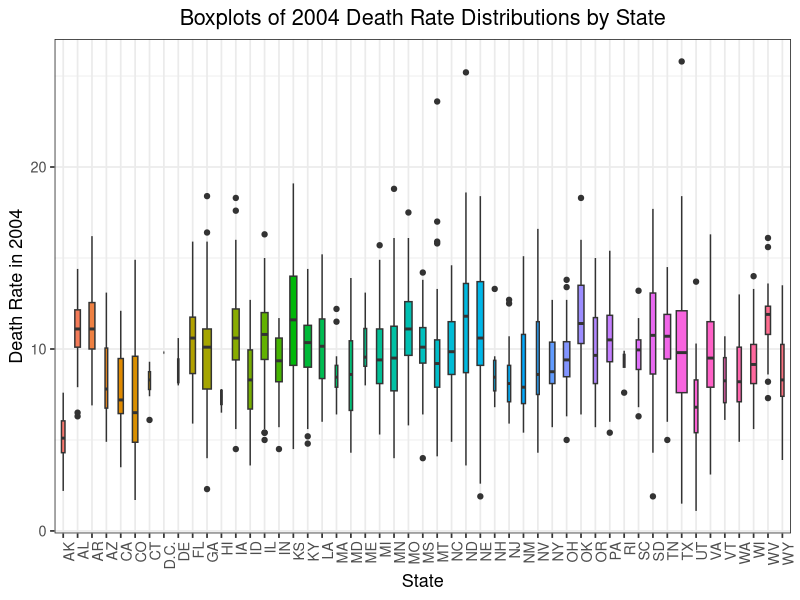
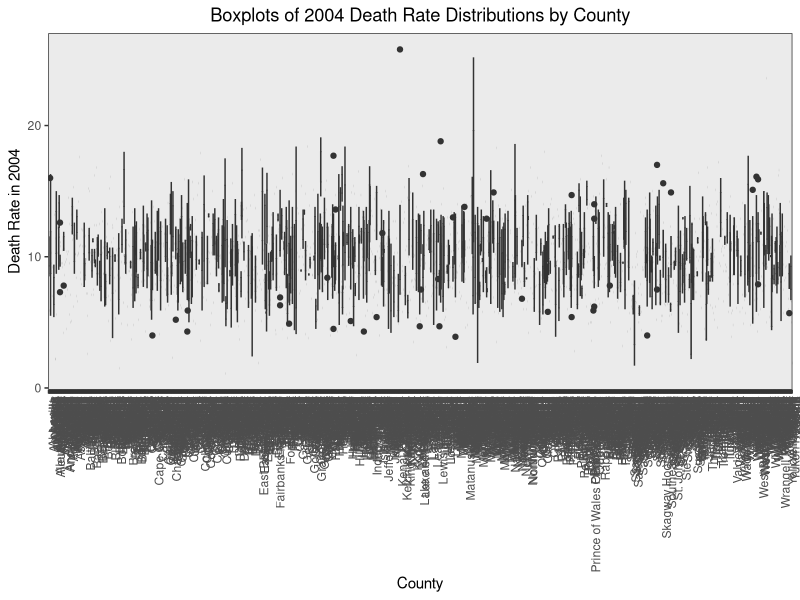
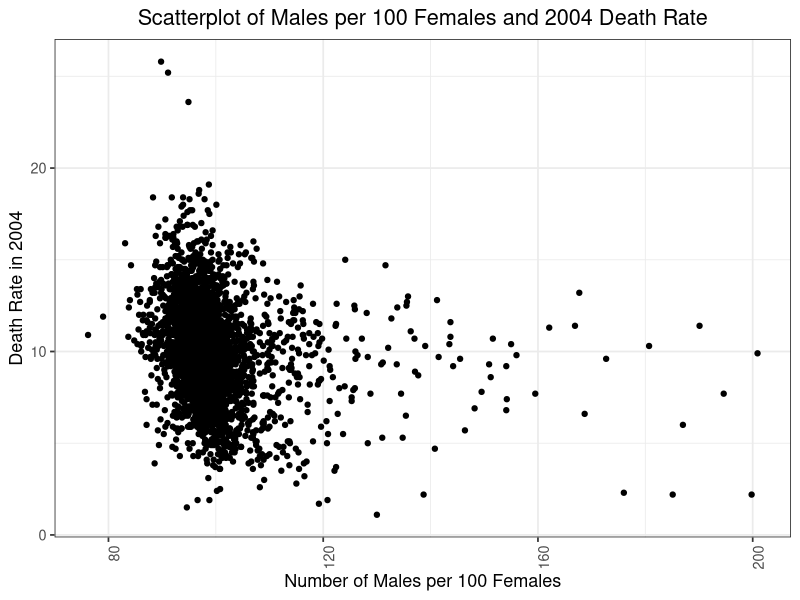
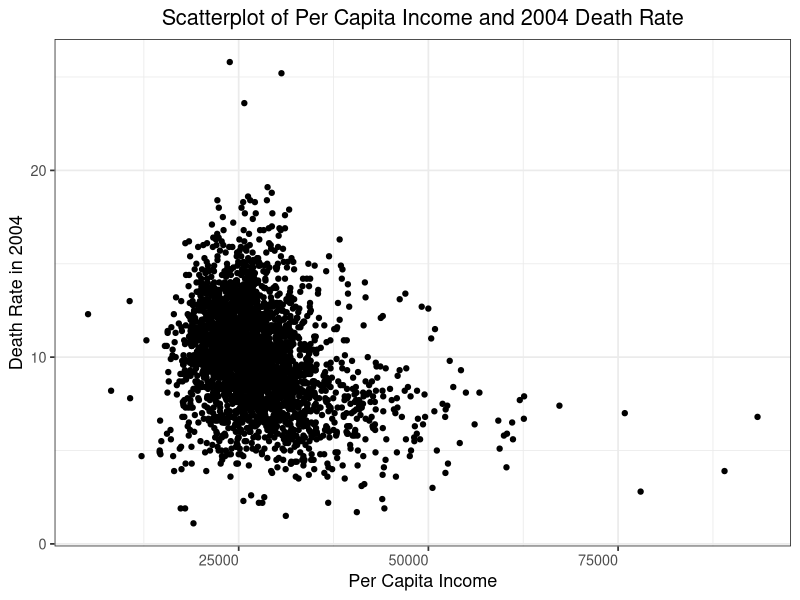
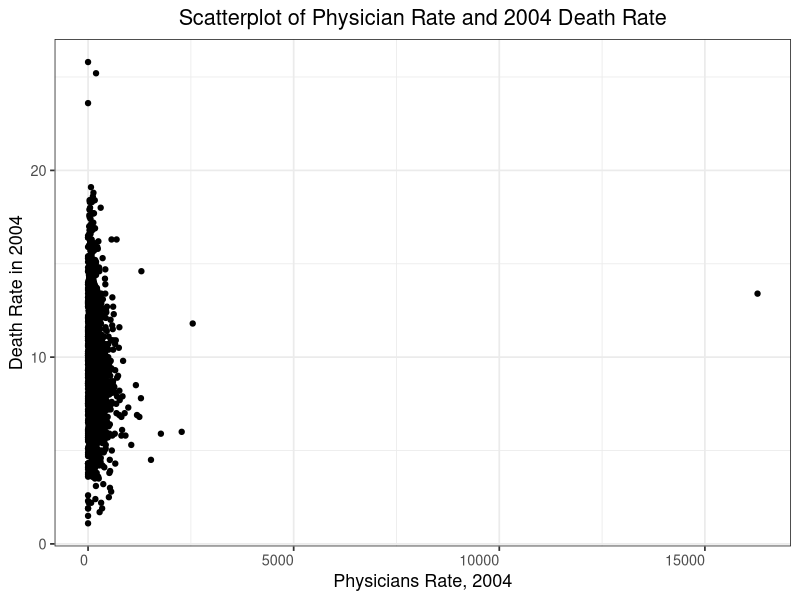
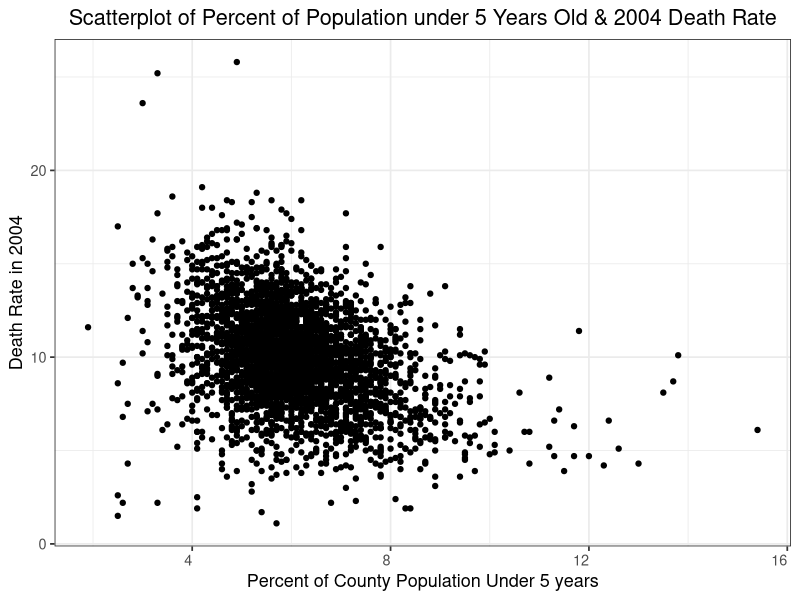
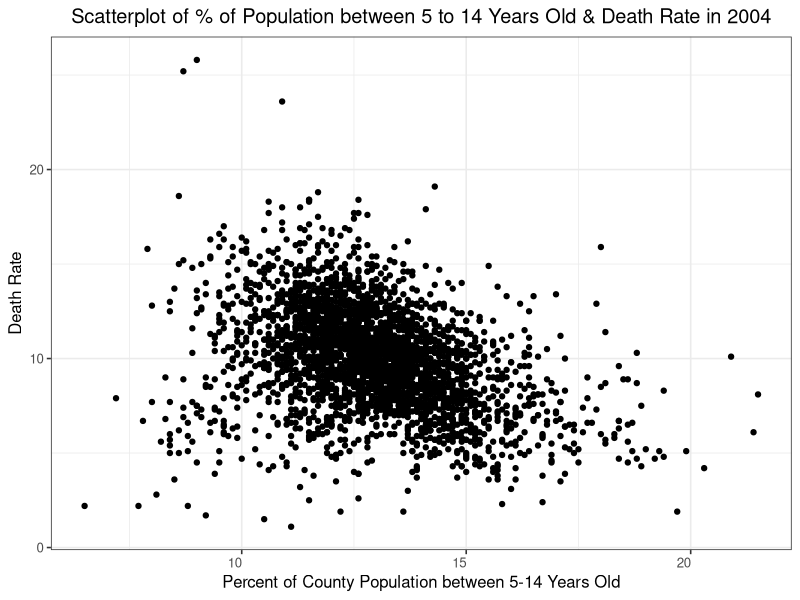
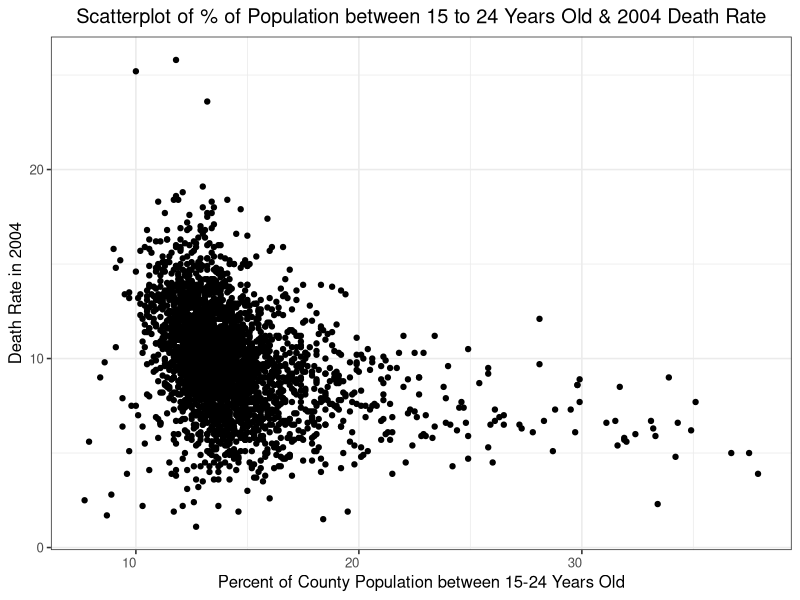

These charts were generated, in order, by the following R code:
## ---- chunk 1
knitr::opts_chunk$set(echo = FALSE)

library(tidyverse)
library(nlme)
library(psych)
## ---- chunk 2
# setwd("~/College Assignments/Fall 2022/STAT 448/Project")
death.dat <- read_csv("data/FinalProjectData.csv")
summary(death.dat)

## Renaming Variables
colnames(death.dat)[8] = "under.5.years"
colnames(death.dat)[23] = "sex"
colnames(death.dat)[3] = "number.of.physicians"
colnames(death.dat)[24] = "physician.rate"
names(death.dat)

### Removing Row 95 (which is empty)
death.dat <- death.dat[-95, ]

### Renaming Some Counties and States
death.dat[318, 1] <- "D.C."
death.dat[318, 2] <- "D.C."

### replace "NA" with "x" in county names
death.dat[66, 1] <- "Wilcox"
death.dat[112, 1] <- "Baxter"
death.dat[310, 1] <- "Middlesex"
death.dat[317, 1] <- "Sussex"
death.dat[332, 1] <- "Dixie"
death.dat[541, 1] <- "Wilcox"
death.dat[595, 1] <- "Alexander"
death.dat[641, 1] <- "Knox"
death.dat[737, 1] <- "Knox"
death.dat[871, 1] <- "Sioux"
death.dat[1052, 1] <- "Knox"
death.dat[1182, 1] <- "Knox"
death.dat[1184, 1] <- "Oxford"
death.dat[1220, 1] <- "Essex"
death.dat[1224, 1] <- "Middlesex"
death.dat[1244, 1] <- "Charleviox"
death.dat[1312, 1] <- "Wexford"
death.dat[1451, 1] <- "Noxubee"
death.dat[1533, 1] <- "Knox"
death.dat[1588, 1] <- "Texas"
death.dat[1651, 1] <- "Wiboux"
death.dat[1660, 1] <- "Box Butte"
death.dat[1672, 1] <- "Colfax"
death.dat[1681, 1] <- "Dixon"
death.dat[1707, 1] <- "Knox"
death.dat[1736, 1] <- "Sioux"
death.dat[1780, 1] <- "Essex"
death.dat[1785, 1] <- "Middlesex"
death.dat[1792, 1] <- "Sussex"
death.dat[1799, 1] <- "Colfax"
death.dat[1830, 1] <- "Bronx"
death.dat[1843, 1] <- "Essex"
death.dat[1891, 1] <- "Alexander"
death.dat[1931, 1] <- "Halifax"
death.dat[2032, 1] <- "Sioux"
death.dat[2084, 1] <- "Knox"
death.dat[2200, 1] <- "Texas"
death.dat[2347, 1] <- "Lexington"
death.dat[2372, 1] <- "Charles Mix"
death.dat[2474, 1] <- "Knox"
death.dat[2537, 1] <- "Bexar"
death.dat[2660, 1] <- "Knox"
death.dat[2778, 1] <- "Box Elder"
death.dat[2810, 1] <- "Essex"
death.dat[2825, 1] <- "Appomattox"
death.dat[2847, 1] <- "Essex"
death.dat[2848, 1] <- "Fairfax"
death.dat[2860, 1] <- "Halifax"
death.dat[2878, 1] <- "Middlesex"
death.dat[2907, 1] <- "Sussex"
death.dat[2915, 1] <- "Alexandria"
death.dat[2926, 1] <- "Fairfax"
death.dat[2930, 1] <- "Galax"
death.dat[2934, 1] <- "Lexington"
death.dat[2998, 1] <- "Braxton"
death.dat[3105, 1] <- "St. Croix"

### replace "0.01" with "z" in county names
death.dat[90, 1] <- "Valdez Cordova"
death.dat[101, 1] <- "La Paz"
death.dat[142, 1] <- "Izard"
death.dat[285, 1] <- "Montezuma"
death.dat[584, 1] <- "Nez Perce"
death.dat[683, 1] <- "Tazewell"
death.dat[773, 1] <- "Switzerland"
death.dat[1239, 1] <- "Switzerland"
death.dat[1268, 1] <- "Kalamazoo"
death.dat[1481, 1] <- "Yazoo"
death.dat[1558, 1] <- "Ozark"
death.dat[2016, 1] <- "McKenzie"
death.dat[2048, 1] <- "Auglaize"
death.dat[2283, 1] <- "Luzerne"
death.dat[2427, 1] <- "ziebach"
death.dat[2542, 1] <- "Brazoria"
death.dat[2543, 1] <- "Brazos"
death.dat[2607, 1] <- "Garza"
death.dat[2611, 1] <- "Gonzales"
death.dat[2756, 1] <- "Van zandt"
death.dat[2775, 1] <- "Zapata"
death.dat[2776, 1] <- "Zavala"
death.dat[2908, 1] <- "Tazewell"
death.dat[2963, 1] <- "Cowlitz"
death.dat[3046, 1] <- "Wetzel"
death.dat[3095, 1] <- "Ozaukee"

death.dat$County <- gsub("0"," ", death.dat$County)

## Changing County and State to Factors
death.dat$County <- as.factor(death.dat$County)
death.dat$State <- as.factor(death.dat$State)

## Removing Commas from Data Entries
death.dat$income <- gsub(",","", death.dat$income)

## Changing Vars to Numeric Type
names <- c("death.rate", "income", "under.5.years", "prc.5.14.years", "prc.15.24.years",
           "prc.25.34.years", "prc.35.44.years", "prc.45.54.years", "prc.55.64.years", 
           "prc.65.74.years", "prc.75plus.years", "sex", "nh.o.pi",  
           "african.american", "ai.and.an", "hispanic.or.latino", "white", 
           "asian", "physician.rate", "popdensity")
death.dat[,names] <- lapply(death.dat[ , names], as.double)


summary(death.dat)
# Yellowstone National Park, MT no data
# Clifton Forge, VA all value missing except total persons
# South Boston, VA no data
# lots of income data missing for many counties in VA

death.eda <- death.dat

# Another weird county: Kalawao, HI
death.dat[547,]
# this is suspicious so we are going to exclude it
death.dat <- death.dat[-547,]

death.dat <- na.omit(death.dat)
## ---- chunk 3
ggplot(death.dat) + 
  geom_boxplot(aes(x = State, y = death.rate, fill = State), varwidth = T) + 
  xlab("State") + 
  ylab("Death Rate in 2004") + 
  ggtitle("Boxplots of 2004 Death Rate Distributions by State") +
  theme_bw(base_size = 13) +  # Makes font size bigger
  theme(plot.title = element_text(hjust = 0.5),
        axis.text.x = element_text(angle = 90, hjust = 1),
        legend.position = "none") 
  
ggplot(death.dat) + 
  geom_boxplot(aes(x = County, y = death.rate), varwidth = T) + 
  xlab("County") + 
  ylab("Death Rate in 2004") + 
  ggtitle("Boxplots of 2004 Death Rate Distributions by County") +
  theme_bw() +
  theme(plot.title = element_text(hjust = 0.5),
        axis.text.x = element_text(angle = 90, hjust = 1),
        legend.position = "none") 

ggplot(death.dat, aes(x=sex, y=death.rate)) + 
  geom_point() + 
  xlab("Number of Males per 100 Females") + 
  ylab("Death Rate in 2004") + 
  ggtitle("Scatterplot of Males per 100 Females and 2004 Death Rate") +
  theme_bw(base_size = 13) +  # Makes font size bigger
  theme(plot.title = element_text(hjust = 0.5),
        axis.text.x = element_text(angle = 90, hjust = 1)) 

ggplot(death.dat, aes(x=income, y=death.rate)) + 
  geom_point() + 
  xlab("Per Capita Income") + 
  ylab("Death Rate in 2004") +
  ggtitle("Scatterplot of Per Capita Income and 2004 Death Rate") +
  theme_bw(base_size = 13) +  # Makes font size bigger
  theme(plot.title = element_text(hjust = 0.5),
        axis.text.x = element_text(hjust = 1)) 

ggplot(death.dat, aes(x=physician.rate, y=death.rate)) + 
  geom_point() + 
  xlab("Physicians Rate, 2004") + 
  ylab("Death Rate in 2004") +
  ggtitle("Scatterplot of Physician Rate and 2004 Death Rate") +
  theme_bw(base_size = 13) +  # Makes font size bigger
  theme(plot.title = element_text(hjust = 0.5),
        axis.text.x = element_text(hjust = 1)) 

ggplot(death.dat, aes(x=under.5.years, y=death.rate)) + 
  geom_point() + 
  xlab("Percent of County Population Under 5 years") + 
  ylab("Death Rate in 2004") +
  ggtitle("Scatterplot of Percent of Population under 5 Years Old & 2004 Death Rate") +
  theme_bw(base_size = 13) +  # Makes font size bigger
  theme(plot.title = element_text(hjust = 0.5),
        axis.text.x = element_text(hjust = 1)) 

ggplot(death.dat, aes(x=prc.5.14.years, y=death.rate)) + 
  geom_point() + 
  xlab("Percent of County Population between 5-14 Years Old") + 
  ylab("Death Rate") +
  ggtitle("Scatterplot of % of Population between 5 to 14 Years Old & Death Rate in 2004") +
  theme_bw(base_size = 12) +  # Makes font size bigger
  theme(plot.title = element_text(hjust = 0.5),
        axis.text.x = element_text(hjust = 1)) 

ggplot(death.dat, aes(x=prc.15.24.years, y=death.rate)) + 
  geom_point() + 
  xlab("Percent of County Population between 15-24 Years Old") + 
  ylab("Death Rate in 2004") +
  ggtitle("Scatterplot of % of Population between 15 to 24 Years Old & 2004 Death Rate") +
  theme_bw(base_size = 12) +  # Makes font size bigger
  theme(plot.title = element_text(hjust = 0.5),
        axis.text.x = element_text(hjust = 1)) 


ggplot(death.dat, aes(x=prc.25.34.years, y=death.rate)) + 
  geom_point()  + 
  xlab("Percent of County Population between 25-34 Years Old") + 
  ylab("Death Rate in 2004") +
  ggtitle("Scatterplot of % of Population between 25 to 34 Years Old & 2004 Death Rate") +
  theme_bw(base_size = 12) +  # Makes font size bigger
  theme(plot.title = element_text(hjust = 0.5),
        axis.text.x = element_text(hjust = 1)) 

ggplot(death.dat, aes(x=prc.35.44.years, y=death.rate)) + 
  geom_point()+ 
  xlab("Percent of County Population between 35-44 Years Old") + 
  ylab("Death Rate in 2004") +
  ggtitle("Scatterplot of % of Population between 35 to 44 Years Old & 2004 Death Rate") +
  theme_bw(base_size = 12) +  # Makes font size bigger
  theme(plot.title = element_text(hjust = 0.5),
        axis.text.x = element_text(hjust = 1))  

ggplot(death.dat, aes(x=prc.45.54.years, y=death.rate)) + 
  geom_point() + 
  xlab("Percent of County Population between 45-54 Years Old") + 
  ylab("Death Rate in 2004") +
  ggtitle("Scatterplot of % of Population between 45 to 54 Years Old & 2004 Death Rate") +
  theme_bw(base_size = 12) +  # Makes font size bigger
  theme(plot.title = element_text(hjust = 0.5),
        axis.text.x = element_text(hjust = 1)) 

ggplot(death.dat, aes(x=prc.55.64.years, y=death.rate)) + 
  geom_point() + 
  xlab("Percent of County Population between 55-64 Years Old") + 
  ylab("Death Rate in 2004") +
  ggtitle("Scatterplot of % of Population between 55 to 64 Years Old & 2004 Death Rate") +
  theme_bw(base_size = 12) +  # Makes font size bigger
  theme(plot.title = element_text(hjust = 0.5),
        axis.text.x = element_text(hjust = 1)) 

ggplot(death.dat, aes(x=prc.65.74.years, y=death.rate)) + 
  geom_point()+ 
  xlab("Percent of County Population between 65-74 Years Old") + 
  ylab("Death Rate in 2004") +
  ggtitle("Scatterplot of % of Population between 65 to 74 Years Old & 2004 Death Rate") +
  theme_bw(base_size = 12) +  # Makes font size bigger
  theme(plot.title = element_text(hjust = 0.5),
        axis.text.x = element_text(hjust = 1)) 

ggplot(death.dat, aes(x=prc.75plus.years, y=death.rate)) + 
  geom_point() + 
  xlab("Percent of County Population 75+ Years Old") + 
  ylab("Death Rate") +
  ggtitle("Scatterplot of % of Population 75+ Years Old & Death Rate in 2004") +
  theme_bw(base_size = 12) +  # Makes font size bigger
  theme(plot.title = element_text(hjust = 0.5),
        axis.text.x = element_text(hjust = 1)) 


ggplot(death.dat, aes(x=ai.and.an, y=death.rate, col = State)) + 
  geom_point(alpha = 0.4) + 
  xlab("% of County Population that identifies as American Indian/Alkasan Native") + 
  ylab("Death Rate in 2004")+
  ggtitle("% of Population that is American Indian/Alkasan Native & Death Rate") +
  theme_bw(base_size = 12) +  # Makes font size bigger
  theme(plot.title = element_text(hjust = 0.5),
        axis.text.x = element_text(hjust = 1)) 

ggplot(death.dat, aes(x=white, y=death.rate, col = State)) + 
  geom_point(alpha = 0.4) + 
  xlab("Percent of County Population that identifies as White") + 
  ylab("Death Rate in 2004")+
  ggtitle("% of Population that is White & 2004 Death Rate") +
  theme_bw(base_size = 12) +  # Makes font size bigger
  theme(plot.title = element_text(hjust = 0.5),
        axis.text.x = element_text(hjust = 1)) 

ggplot(death.dat, aes(x=african.american, y=death.rate, col = State)) + 
  geom_point(alpha = 0.4) + 
  xlab("Percent of County Population that identifies as African American") + 
  ylab("Death Rate in 2004")+
  ggtitle("% of Population that is African American & 2004 Death Rate") +
  theme_bw(base_size = 12) +  # Makes font size bigger
  theme(plot.title = element_text(hjust = 0.5),
        axis.text.x = element_text(hjust = 1))  

ggplot(death.dat, aes(x=hispanic.or.latino, y=death.rate, col = State)) + 
  geom_point(alpha = 0.4) + 
  xlab("Percent of County Population that identifies as Hispanic or Latino") + 
  ylab("Death Rate in 2004")+
  ggtitle("% of Population that is Hispanic or Latino & 2004 Death Rate") +
  theme_bw(base_size = 12) +  # Makes font size bigger
  theme(plot.title = element_text(hjust = 0.5),
        axis.text.x = element_text(hjust = 1))


ggplot(death.dat, aes(x=nh.o.pi, y=death.rate, col = State)) + 
  geom_point(alpha = 0.4) + 
  xlab("Percent of County Pop that identifies as Native Hawaiian/Other/Pacific Islander") + 
  ylab("Death Rate in 2004")+
  ggtitle("% of Population that is Native Hawaiian/Other/Pacific Islander & 2004 Death Rate") +
  theme_bw(base_size = 12) +  # Makes font size bigger
  theme(plot.title = element_text(hjust = 0.5),
        axis.text.x = element_text(hjust = 1))



# Tally of Number of Counties in each State
summary(death.eda$State)


# Scatterplot Correlation Matrix
deathsub <- select(death.dat, death.rate, physician.rate, income, white,
                   african.american, hispanic.or.latino,  asian, ai.and.an, nh.o.pi)
pairs.panels(deathsub, 
             method = "pearson", # correlation method
             hist.col = "#00AFBB",
             density = TRUE,  # show density plots
             ellipses = FALSE
             )

## ---- chunk 4
## First Scaling Some Variables

death.dat$income <- as.numeric(scale(death.dat$income))


## Now fitting the Beyond Optimal Model

m1.gls <- gls(death.rate ~ physician.rate + income + under.5.years + popdensity +
           prc.5.14.years + prc.15.24.years + prc.25.34.years + prc.35.44.years + 
           prc.45.54.years + prc.55.64.years + prc.65.74.years + prc.75plus.years + 
           white + african.american + asian + ai.and.an + nh.o.pi + hispanic.or.latino + 
           sex + physician.rate*white + physician.rate*african.american +
           physician.rate*asian + physician.rate*ai.and.an + physician.rate*nh.o.pi + 
           physician.rate*hispanic.or.latino + income*physician.rate,
           data = death.dat, 
           method = "REML", 
          na.action=na.omit)

summary(m1.gls)
## ---- chunk 5
m2 <- lme(death.rate ~ physician.rate + income + under.5.years + popdensity +
           prc.5.14.years + prc.15.24.years + prc.25.34.years + prc.35.44.years + 
           prc.45.54.years + prc.55.64.years + prc.65.74.years + prc.75plus.years + 
           white + african.american + asian + ai.and.an + nh.o.pi + hispanic.or.latino + 
           sex + physician.rate*white + physician.rate*african.american +
           physician.rate*asian + physician.rate*ai.and.an + physician.rate*nh.o.pi + 
           physician.rate*hispanic.or.latino + income*physician.rate,
          random = list(~ 1 | State), 
          data= death.dat, na.action=na.omit)

summary(m2)

# m3 <- lme(death.rate ~ physician.rate + income + under.5.years + popdensity +
#           prc.5.14.years + prc.15.24.years + prc.25.34.years + prc.35.44.years + 
#           prc.45.54.years + prc.55.64.years + prc.65.74.years + prc.75plus.years + 
#           white + african.american + asian + ai.and.an + nh.o.pi + hispanic.or.latino + 
#           sex + physician.rate*white + physician.rate*african.american +
#           physician.rate*asian + physician.rate*ai.and.an + physician.rate*nh.o.pi + 
#           physician.rate*hispanic.or.latino + income*physician.rate,
#          random = list(~ 1 | State, ~1 | County), 
#          data= death.dat, na.action=na.omit)

# summary(m3)

anova(m1.gls, m2)
## ---- chunk 6
mem1 <- lme(death.rate ~ physician.rate + income + under.5.years + popdensity +
           prc.5.14.years + prc.15.24.years + prc.25.34.years + prc.35.44.years + 
           prc.45.54.years + prc.55.64.years + prc.65.74.years + prc.75plus.years + 
           white + african.american + asian + ai.and.an + nh.o.pi + hispanic.or.latino + 
           sex + physician.rate*white + physician.rate*african.american +
           physician.rate*asian + physician.rate*ai.and.an + physician.rate*nh.o.pi + 
           physician.rate*hispanic.or.latino + income*physician.rate,
          random = list(~ 1 | State), 
          method = "ML",
          data= death.dat, 
          na.action=na.omit)

summary(mem1)


#remove popdensity
mem2 <- lme(death.rate ~ physician.rate + income + under.5.years + 
           prc.5.14.years + prc.15.24.years + prc.25.34.years + prc.35.44.years + 
           prc.45.54.years + prc.55.64.years + prc.65.74.years + prc.75plus.years + 
           white + african.american + asian + ai.and.an + nh.o.pi + hispanic.or.latino + 
           sex + physician.rate*white + physician.rate*african.american +
           physician.rate*asian + physician.rate*ai.and.an + physician.rate*nh.o.pi + 
           physician.rate*hispanic.or.latino + income*physician.rate,
          random = list(~ 1 | State), 
          method = "ML",
          data= death.dat, 
          na.action=na.omit)

summary(mem2)


#remove under.5.years
mem3 <- lme(death.rate ~ physician.rate + income + 
           prc.5.14.years + prc.15.24.years + prc.25.34.years + prc.35.44.years + 
           prc.45.54.years + prc.55.64.years + prc.65.74.years + prc.75plus.years + 
           white + african.american + asian + ai.and.an + nh.o.pi + hispanic.or.latino + 
           sex + physician.rate*white + physician.rate*african.american +
           physician.rate*asian + physician.rate*ai.and.an + physician.rate*nh.o.pi + 
           physician.rate*hispanic.or.latino + income*physician.rate,
          random = list(~ 1 | State), 
          method = "ML",
          data= death.dat, 
          na.action=na.omit)

summary(mem3)


#remove physician.rate:nh.o.pi
mem4 <- lme(death.rate ~ physician.rate + income + 
           prc.5.14.years + prc.15.24.years + prc.25.34.years + prc.35.44.years + 
           prc.45.54.years + prc.55.64.years + prc.65.74.years + prc.75plus.years + 
           white + african.american + asian + ai.and.an + nh.o.pi + hispanic.or.latino + 
           sex + physician.rate*white + physician.rate*african.american +
           physician.rate*asian + physician.rate*ai.and.an + 
           physician.rate*hispanic.or.latino + income*physician.rate,
          random = list(~ 1 | State), 
          method = "ML",
          data= death.dat, 
          na.action=na.omit)

summary(mem4)


#remove physician.rate:hispanic.or.latino
mem5 <- lme(death.rate ~ physician.rate + income + 
           prc.5.14.years + prc.15.24.years + prc.25.34.years + prc.35.44.years + 
           prc.45.54.years + prc.55.64.years + prc.65.74.years + prc.75plus.years + 
           white + african.american + asian + ai.and.an + nh.o.pi + hispanic.or.latino + 
           sex + physician.rate*white + physician.rate*african.american +
           physician.rate*asian + physician.rate*ai.and.an + 
           income*physician.rate,
          random = list(~ 1 | State), 
          method = "ML",
          data= death.dat, 
          na.action=na.omit)

summary(mem5)


#remove physician.rate:ai.and.an
mem6 <- lme(death.rate ~ physician.rate + income + 
           prc.5.14.years + prc.15.24.years + prc.25.34.years + prc.35.44.years + 
           prc.45.54.years + prc.55.64.years + prc.65.74.years + prc.75plus.years + 
           white + african.american + asian + ai.and.an + nh.o.pi + hispanic.or.latino + 
           sex + physician.rate*white + physician.rate*african.american +
           physician.rate*asian + income*physician.rate,
          random = list(~ 1 | State), 
          method = "ML",
          data= death.dat, 
          na.action=na.omit)

summary(mem6)


#remove physician.rate:white
mem7 <- lme(death.rate ~ physician.rate + income + 
           prc.5.14.years + prc.15.24.years + prc.25.34.years + prc.35.44.years + 
           prc.45.54.years + prc.55.64.years + prc.65.74.years + prc.75plus.years + 
           white + african.american + asian + ai.and.an + nh.o.pi + hispanic.or.latino + 
           sex + physician.rate*african.american +
           physician.rate*asian + income*physician.rate,
          random = list(~ 1 | State), 
          method = "ML",
          data= death.dat, 
          na.action=na.omit)

summary(mem7)


#remove physician.rate:asian
mem8 <- lme(death.rate ~ physician.rate + income + 
           prc.5.14.years + prc.15.24.years + prc.25.34.years + prc.35.44.years + 
           prc.45.54.years + prc.55.64.years + prc.65.74.years + prc.75plus.years + 
           white + african.american + asian + ai.and.an + nh.o.pi + hispanic.or.latino + 
           sex + physician.rate*african.american + income*physician.rate,
          random = list(~ 1 | State), 
          method = "ML",
          data = death.dat, 
          na.action=na.omit)

summary(mem8)


#remove white
mem9 <- lme(death.rate ~ physician.rate + income + 
           prc.5.14.years + prc.15.24.years + prc.25.34.years + prc.35.44.years + 
           prc.45.54.years + prc.55.64.years + prc.65.74.years + prc.75plus.years + 
           african.american + asian + ai.and.an + nh.o.pi + hispanic.or.latino + 
           sex + physician.rate*african.american + income*physician.rate,
          random = list(~ 1 | State), 
          method = "ML",
          data = death.dat, 
          na.action=na.omit)

summary(mem9)


#remove nh.o.pi
mem10 <- lme(death.rate ~ physician.rate + income + 
           prc.5.14.years + prc.15.24.years + prc.25.34.years + prc.35.44.years + 
           prc.45.54.years + prc.55.64.years + prc.65.74.years + prc.75plus.years + 
           african.american + asian + ai.and.an + hispanic.or.latino + 
           sex + physician.rate*african.american + income*physician.rate,
          random = list(~ 1 | State), 
          method = "ML",
          data = death.dat, 
          na.action=na.omit)

summary(mem10)



#remove physician.rate*african.american
mem11 <- lme(death.rate ~ physician.rate + income + 
           prc.5.14.years + prc.15.24.years + prc.25.34.years + prc.35.44.years + 
           prc.45.54.years + prc.55.64.years + prc.65.74.years + prc.75plus.years + 
           african.american + asian + ai.and.an + hispanic.or.latino + 
           sex + income*physician.rate,
          random = list(~ 1 | State), 
          method = "ML",
          data = death.dat, 
          na.action=na.omit)

summary(mem11)


#remove physician.rate*african.american
mem11.5 <- lme(death.rate ~ physician.rate + income + 
           prc.5.14.years + prc.15.24.years + prc.25.34.years + prc.35.44.years + 
           prc.45.54.years + prc.55.64.years + prc.65.74.years + prc.75plus.years + 
           african.american + asian + ai.and.an + hispanic.or.latino + income*physician.rate,
          random = list(~ 1 | State), 
          method = "ML",
          data = death.dat, 
          na.action=na.omit)

summary(mem11.5)


#remove income*physician.rate
mem12 <- lme(death.rate ~ physician.rate + income + 
           prc.5.14.years + prc.15.24.years + prc.25.34.years + prc.35.44.years + 
           prc.45.54.years + prc.55.64.years + prc.65.74.years + prc.75plus.years + 
           african.american + asian + ai.and.an + hispanic.or.latino + 
           sex,
          random = list(~ 1 | State), 
          method = "ML",
          data = death.dat, 
          na.action=na.omit)

summary(mem12)

#remove physician.rate
mem13 <- lme(death.rate ~ income + 
           prc.5.14.years + prc.15.24.years + prc.25.34.years + prc.35.44.years + 
           prc.45.54.years + prc.55.64.years + prc.65.74.years + prc.75plus.years + 
           african.american + asian + ai.and.an + hispanic.or.latino + 
           sex,
          random = list(~ 1 | State), 
          method = "ML",
          data = death.dat, 
          na.action=na.omit)

summary(mem13)


#remove sex
mem14 <- lme(death.rate ~ income + 
           prc.5.14.years + prc.15.24.years + prc.25.34.years + prc.35.44.years + 
           prc.45.54.years + prc.55.64.years + prc.65.74.years + prc.75plus.years + 
           african.american + asian + ai.and.an + hispanic.or.latino,
          random = list(~ 1 | State), 
          method = "ML",
          data = death.dat, 
          na.action=na.omit)

summary(mem14)


anova(mem1, mem2, mem3, mem4, mem5, mem6, mem7, mem8, mem9, mem10, mem11, mem11.5, mem12, mem13, mem14)
## ---- chunk 7
## Refit using REML and look at diagnostics
m.final <- lme(death.rate ~ physician.rate + income + 
           prc.5.14.years + prc.15.24.years + prc.25.34.years + prc.35.44.years + 
           prc.45.54.years + prc.55.64.years + prc.65.74.years + prc.75plus.years + 
           african.american + asian + ai.and.an + hispanic.or.latino + income*physician.rate,
          random = list(~ 1 | State), 
          method = "REML",
          data = death.dat, 
          na.action=na.omit)

summary(m.final)
## ---- chunk 8
# Residual vs. Fitted plot
plot(m.final, type=c("p","smooth"), col.line=1,
     main = "Normalized Residual vs. Fitted plot for Original Model")
## ---- chunk 9
## Q-Q Plot
qqnorm(residuals(m.final), main = "Normal Q-Q Plot for the REML Model",
       xlab = "Theoretical Quantiles", ylab = "Sample Quantiles")
qqline(m.final$residuals, col = "red", lwd = 2)
## ---- chunk 10
## Scale Location plot
plot(m.final,
     sqrt(abs(resid(.)))~fitted(.),
     type=c("p","smooth"), col.line=1,
     main = "Scale Location Plot for Final Model")
## ---- chunk 11
m.final.ranef <- ranef(m.final)

hist(m.final.ranef[,1], 
     main = "Histogram for the Random Effects   \n   for the 50 States & the District of Columbia",
     xlab = "Random Effects for the 50 States & D.C.",
     col = "goldenrod1")
## ---- chunk 12
summary(death.dat$death.rate) #making sure we don't have any zero values

m.log <- lme(log(death.rate) ~ physician.rate + income + 
           prc.5.14.years + prc.15.24.years + prc.25.34.years + prc.35.44.years + 
           prc.45.54.years + prc.55.64.years + prc.65.74.years + prc.75plus.years + 
           african.american + asian + ai.and.an + hispanic.or.latino + income*physician.rate,
          random = list(~ 1 | State), 
          method = "REML",
          data = death.dat, 
          na.action=na.omit)


summary(m.log)
## ---- chunk 13
# Residual vs. Fitted plot
plot(m.log, type=c("p","smooth"), col.line=1,
     main = "Normalized Residual vs. Fitted plot for Log-Response Model")
## ---- chunk 14
## Q-Q Plot
qqnorm(residuals(m.log), main = "Normal Q-Q Plot for the Log-Response Model",
       xlab = "Theoretical Quantiles", ylab = "Sample Quantiles")
qqline(m.log$residuals, col = "red", lwd = 2)
## ---- chunk 15
m.log.ranef <- ranef(m.log)

hist(m.log.ranef[,1], 
     main = "Histogram for the Random Effects   \n   for the 50 States & the District of Columbia",
     xlab = "Random Effects for the 50 States & D.C.",
     col = "goldenrod1")
## ---- chunk 16
death.dat$resid = resid(m.final, type="normalized")

plot(resid~prc.15.24.years, data=death.dat)
plot(resid~prc.25.34.years, data=death.dat, 
     main = "Residual Plot for Percent of Population between Ages 25 to 34",
     ylab = "Residuals",
     xlab = "Percent of County Population between Ages 25 and 34")
plot(resid~prc.35.44.years, data=death.dat)
plot(resid~prc.45.54.years, data=death.dat)
plot(resid~prc.55.64.years, data=death.dat)
plot(resid~prc.65.74.years, data=death.dat)
plot(resid~prc.75plus.years, data=death.dat)

varpower1 = lme(death.rate ~ physician.rate + income + prc.5.14.years + 
                  prc.15.24.years + prc.25.34.years + prc.35.44.years + 
                  prc.45.54.years + prc.55.64.years + prc.65.74.years + 
                  prc.75plus.years + african.american + asian + ai.and.an + 
                  hispanic.or.latino + physician.rate*income, 
                random = list(~1|State), 
                data= death.dat, 
                weights = varPower(form=~prc.15.24.years), 
                method = "ML")

varpower2 = lme(death.rate ~ physician.rate + income + prc.5.14.years + 
                        prc.15.24.years + prc.25.34.years + prc.35.44.years + 
                        prc.45.54.years + prc.55.64.years + prc.65.74.years + 
                        prc.75plus.years + african.american + asian + ai.and.an + 
                        hispanic.or.latino + physician.rate*income, 
                      random = list(~1|State), 
                      data= death.dat, 
                      weights = varPower(form=~prc.25.34.years), 
                      method = "ML")

varpower3 = lme(death.rate ~ physician.rate + income + prc.5.14.years + 
                      prc.15.24.years + prc.25.34.years + prc.35.44.years + 
                      prc.45.54.years + prc.55.64.years + prc.65.74.years + 
                      prc.75plus.years + african.american + asian + ai.and.an + 
                      hispanic.or.latino + physician.rate*income, 
                    random = list(~1|State), 
                    data= death.dat, 
                    weights = varPower(form=~prc.35.44.years), 
                    method = "ML")

varpower4 = lme(death.rate ~ physician.rate + income + prc.5.14.years + 
                   prc.15.24.years + prc.25.34.years + prc.35.44.years + 
                   prc.45.54.years + prc.55.64.years + prc.65.74.years + 
                   prc.75plus.years + african.american + asian + ai.and.an + 
                   hispanic.or.latino + physician.rate*income, 
                 random = list(~1|State), 
                 data= death.dat, 
                 weights = varPower(form=~prc.45.54.years), 
                 method = "ML")

varpower5 = lme(death.rate ~ physician.rate + income + prc.5.14.years + 
             prc.15.24.years + prc.25.34.years + prc.35.44.years + 
             prc.45.54.years + prc.55.64.years + prc.65.74.years + 
             prc.75plus.years + african.american + asian + ai.and.an + 
             hispanic.or.latino + physician.rate*income, 
           random = list(~1|State), 
           data= death.dat, 
           weights = varPower(form=~prc.55.64.years), 
           method = "ML")

varpower6 = lme(death.rate ~ physician.rate + income + prc.5.14.years + 
                         prc.15.24.years + prc.25.34.years + prc.35.44.years + 
                         prc.45.54.years + prc.55.64.years + prc.65.74.years + 
                         prc.75plus.years + african.american + asian + ai.and.an + 
                         hispanic.or.latino + physician.rate*income, 
                       random = list(~1|State), 
                       data= death.dat, 
                       weights = varPower(form=~prc.65.74.years), 
                       method = "ML")

varpower7 = lme(death.rate ~ physician.rate + income + prc.5.14.years + 
                    prc.15.24.years + prc.25.34.years + prc.35.44.years + 
                    prc.45.54.years + prc.55.64.years + prc.65.74.years + 
                    prc.75plus.years + african.american + asian + ai.and.an + 
                    hispanic.or.latino + physician.rate*income, 
                  random = list(~1|State), 
                  data= death.dat, 
                  weights = varPower(form=~prc.75plus.years), 
                  method = "ML")

anova(varpower1, varpower2, varpower3, varpower4, varpower5, varpower6, varpower7)
## ---- chunk 17
varpower2 = lme(death.rate ~ physician.rate + income + prc.5.14.years + 
                        prc.15.24.years + prc.25.34.years + prc.35.44.years + 
                        prc.45.54.years + prc.55.64.years + prc.65.74.years + 
                        prc.75plus.years + african.american + asian + ai.and.an + 
                        hispanic.or.latino + physician.rate*income, 
                      random = list(~1|State), 
                      data= death.dat, 
                      weights = varPower(form=~prc.25.34.years), 
                      method = "REML")

summary(varpower2)
## ---- chunk 18
plot(varpower2, type=c("p","smooth"), col.line=1,
     main = "Normalized Residual vs. Fitted plot for the VarPower Model fit with")
## ---- chunk 19
qqnorm(residuals(varpower2), main = "Normal Q-Q Plot for the VarPower Model",
       xlab = "Theoretical Quantiles", ylab = "Sample Quantiles")
qqline(varpower2$residuals, col = "red", lwd = 2)
## ---- chunk 20
plot(varpower2, sqrt(abs(resid(.)))~fitted(.), type=c("p","smooth"), col.line=1, main = "Scale Location Plot for VarPower Model")
## ---- chunk 21
mem11.5.1 <- lme(death.rate ~ physician.rate + income + under.5.years + popdensity +
           prc.5.14.years + prc.15.24.years + prc.25.34.years + prc.35.44.years + 
           prc.45.54.years + prc.55.64.years + prc.65.74.years + prc.75plus.years + 
           white + african.american + asian + ai.and.an + nh.o.pi + hispanic.or.latino + 
           sex + physician.rate*white + physician.rate*african.american +
           physician.rate*asian + physician.rate*ai.and.an + physician.rate*nh.o.pi + 
           physician.rate*hispanic.or.latino + income*physician.rate,
          random = list(~ 1 | State), 
          weights = varPower(form=~prc.25.34.years),
          method = "ML",
          data= death.dat, 
          na.action=na.omit)

summary(mem11.5.1)


#remove under.5.years
mem11.5.2 <- lme(death.rate ~ physician.rate + income + popdensity +
           prc.5.14.years + prc.15.24.years + prc.25.34.years + prc.35.44.years + 
           prc.45.54.years + prc.55.64.years + prc.65.74.years + prc.75plus.years + 
           white + african.american + asian + ai.and.an + nh.o.pi + hispanic.or.latino + 
           sex + physician.rate*white + physician.rate*african.american +
           physician.rate*asian + physician.rate*ai.and.an + physician.rate*nh.o.pi + 
           physician.rate*hispanic.or.latino + income*physician.rate,
          random = list(~ 1 | State), 
          weights = varPower(form=~prc.25.34.years),
          method = "ML",
          data= death.dat, 
          na.action=na.omit)

summary(mem11.5.2)


#remove population density
mem11.5.3 <- lme(death.rate ~ physician.rate + income + 
           prc.5.14.years + prc.15.24.years + prc.25.34.years + prc.35.44.years + 
           prc.45.54.years + prc.55.64.years + prc.65.74.years + prc.75plus.years + 
           white + african.american + asian + ai.and.an + nh.o.pi + hispanic.or.latino + 
           sex + physician.rate*white + physician.rate*african.american +
           physician.rate*asian + physician.rate*ai.and.an + physician.rate*nh.o.pi + 
           physician.rate*hispanic.or.latino + income*physician.rate,
          random = list(~ 1 | State), 
          weights = varPower(form=~prc.25.34.years),
          method = "ML",
          data= death.dat, 
          na.action=na.omit)

summary(mem11.5.3)


#remove physician.rate:nh.o.pi
mem11.5.4 <- lme(death.rate ~ physician.rate + income + 
           prc.5.14.years + prc.15.24.years + prc.25.34.years + prc.35.44.years + 
           prc.45.54.years + prc.55.64.years + prc.65.74.years + prc.75plus.years + 
           white + african.american + asian + ai.and.an + nh.o.pi + hispanic.or.latino + 
           sex + physician.rate*white + physician.rate*african.american +
           physician.rate*asian + physician.rate*ai.and.an  + 
           physician.rate*hispanic.or.latino + income*physician.rate,
          random = list(~ 1 | State), 
          weights = varPower(form=~prc.25.34.years),
          method = "ML",
          data= death.dat, 
          na.action=na.omit)

summary(mem11.5.4)


#remove physician.rate:asian 
mem11.5.5 <- lme(death.rate ~ physician.rate + income + 
           prc.5.14.years + prc.15.24.years + prc.25.34.years + prc.35.44.years + 
           prc.45.54.years + prc.55.64.years + prc.65.74.years + prc.75plus.years + 
           white + african.american + asian + ai.and.an + nh.o.pi + hispanic.or.latino + 
           sex + physician.rate*white + physician.rate*african.american + physician.rate*ai.and.an  + 
           physician.rate*hispanic.or.latino + income*physician.rate,
          random = list(~ 1 | State), 
          weights = varPower(form=~prc.25.34.years),
          method = "ML",
          data= death.dat, 
          na.action=na.omit)

summary(mem11.5.5)


#remove physician.rate:white
mem11.5.6 <- lme(death.rate ~ physician.rate + income + 
           prc.5.14.years + prc.15.24.years + prc.25.34.years + prc.35.44.years + 
           prc.45.54.years + prc.55.64.years + prc.65.74.years + prc.75plus.years + 
           white + african.american + asian + ai.and.an + nh.o.pi + hispanic.or.latino + 
           sex + physician.rate*african.american  + physician.rate*ai.and.an  + 
           physician.rate*hispanic.or.latino + income*physician.rate,
          random = list(~ 1 | State), 
          weights = varPower(form=~prc.25.34.years),
          method = "ML",
          data= death.dat, 
          na.action=na.omit)

summary(mem11.5.6)


#remove physician.rate:ai.and.an
mem11.5.7 <- lme(death.rate ~ physician.rate + income + 
           prc.5.14.years + prc.15.24.years + prc.25.34.years + prc.35.44.years + 
           prc.45.54.years + prc.55.64.years + prc.65.74.years + prc.75plus.years + 
           white + african.american + asian + ai.and.an + nh.o.pi + hispanic.or.latino + 
           sex + physician.rate*african.american + 
           physician.rate*hispanic.or.latino + income*physician.rate,
          random = list(~ 1 | State), 
          weights = varPower(form=~prc.25.34.years),
          method = "ML",
          data= death.dat, 
          na.action=na.omit)

summary(mem11.5.7)


#remove white 
mem11.5.8 <- lme(death.rate ~ physician.rate + income + 
           prc.5.14.years + prc.15.24.years + prc.25.34.years + prc.35.44.years + 
           prc.45.54.years + prc.55.64.years + prc.65.74.years + prc.75plus.years + 
           african.american + asian + ai.and.an + nh.o.pi + hispanic.or.latino + 
           sex + physician.rate*african.american + 
           physician.rate*hispanic.or.latino + income*physician.rate,
          random = list(~ 1 | State), 
          weights = varPower(form=~prc.25.34.years),
          method = "ML",
          data= death.dat, 
          na.action=na.omit)

summary(mem11.5.8)


#remove nh.o.pi 
mem11.5.9 <- lme(death.rate ~ physician.rate + income + 
           prc.5.14.years + prc.15.24.years + prc.25.34.years + prc.35.44.years + 
           prc.45.54.years + prc.55.64.years + prc.65.74.years + prc.75plus.years + 
           african.american + asian + ai.and.an  + hispanic.or.latino + 
           sex + physician.rate*african.american + 
           physician.rate*hispanic.or.latino + income*physician.rate,
          random = list(~ 1 | State), 
          weights = varPower(form=~prc.25.34.years),
          method = "ML",
          data= death.dat, 
          na.action=na.omit)

summary(mem11.5.9)


#remove ai.and.an
mem11.5.10 <- lme(death.rate ~ physician.rate + income + 
           prc.5.14.years + prc.15.24.years + prc.25.34.years + prc.35.44.years + 
           prc.45.54.years + prc.55.64.years + prc.65.74.years + prc.75plus.years + 
           african.american + asian + hispanic.or.latino + 
           sex + physician.rate*african.american + 
           physician.rate*hispanic.or.latino + income*physician.rate,
          random = list(~ 1 | State), 
          weights = varPower(form=~prc.25.34.years),
          method = "ML",
          data= death.dat, 
          na.action=na.omit)

summary(mem11.5.10)


#remove sex
mem11.5.11 <- lme(death.rate ~ physician.rate + income + 
           prc.5.14.years + prc.15.24.years + prc.25.34.years + prc.35.44.years + 
           prc.45.54.years + prc.55.64.years + prc.65.74.years + prc.75plus.years + 
           african.american + asian + hispanic.or.latino + physician.rate*african.american + 
           physician.rate*hispanic.or.latino + income*physician.rate,
          random = list(~ 1 | State), 
          weights = varPower(form=~prc.25.34.years),
          method = "ML",
          data= death.dat, 
          na.action=na.omit)

summary(mem11.5.11)


#final model is mem11.5.11

anova(mem11.5.1, mem11.5.2, mem11.5.3, mem11.5.4, mem11.5.5, mem11.5.6, 
      mem11.5.7, mem11.5.8, mem11.5.9, mem11.5.10, mem11.5.11)

## ---- chunk 22
final <- lme(death.rate ~ physician.rate + income + 
           prc.5.14.years + prc.15.24.years + prc.25.34.years + prc.35.44.years + 
           prc.45.54.years + prc.55.64.years + prc.65.74.years + prc.75plus.years + 
           african.american + asian + hispanic.or.latino + physician.rate*african.american + 
           physician.rate*hispanic.or.latino + income*physician.rate,
          random = list(~ 1 | State), 
          weights = varPower(form=~prc.25.34.years),
          method = "REML",
          data= death.dat, 
          na.action=na.omit)

summary(final)

intervals(final, level = 0.95,
          which = c("fixed"))
## ---- chunk 23
# Residual vs. Fitted plot
plot(final, type=c("p","smooth"), col.line=1,
     main = "Normalized Residual vs. Fitted plot for varPower Model")
## ---- chunk 24
## Q-Q Plot
qqnorm(residuals(final), main = "Normal Q-Q Plot for the Final Model",
       xlab = "Theoretical Quantiles", ylab = "Sample Quantiles")
qqline(final$residuals, col = "red", lwd = 2)
## ---- chunk 25
## Scale Location plot
plot(final,
     sqrt(abs(resid(.)))~fitted(.),
     type=c("p","smooth"), col.line=1,
     main = "Scale Location Plot for Final Model")
## ---- chunk 26
final.ranef <- ranef(final)

hist(final.ranef[,1], 
     main = "Histogram for the Random Effects   \n   for the 50 States & the District of Columbia",
     xlab = "Random Effects for the 50 States & D.C.",
     col = "goldenrod1")
## ---- chunk 27
citation("ggplot2")
citation("psych")
citation("nlme")
